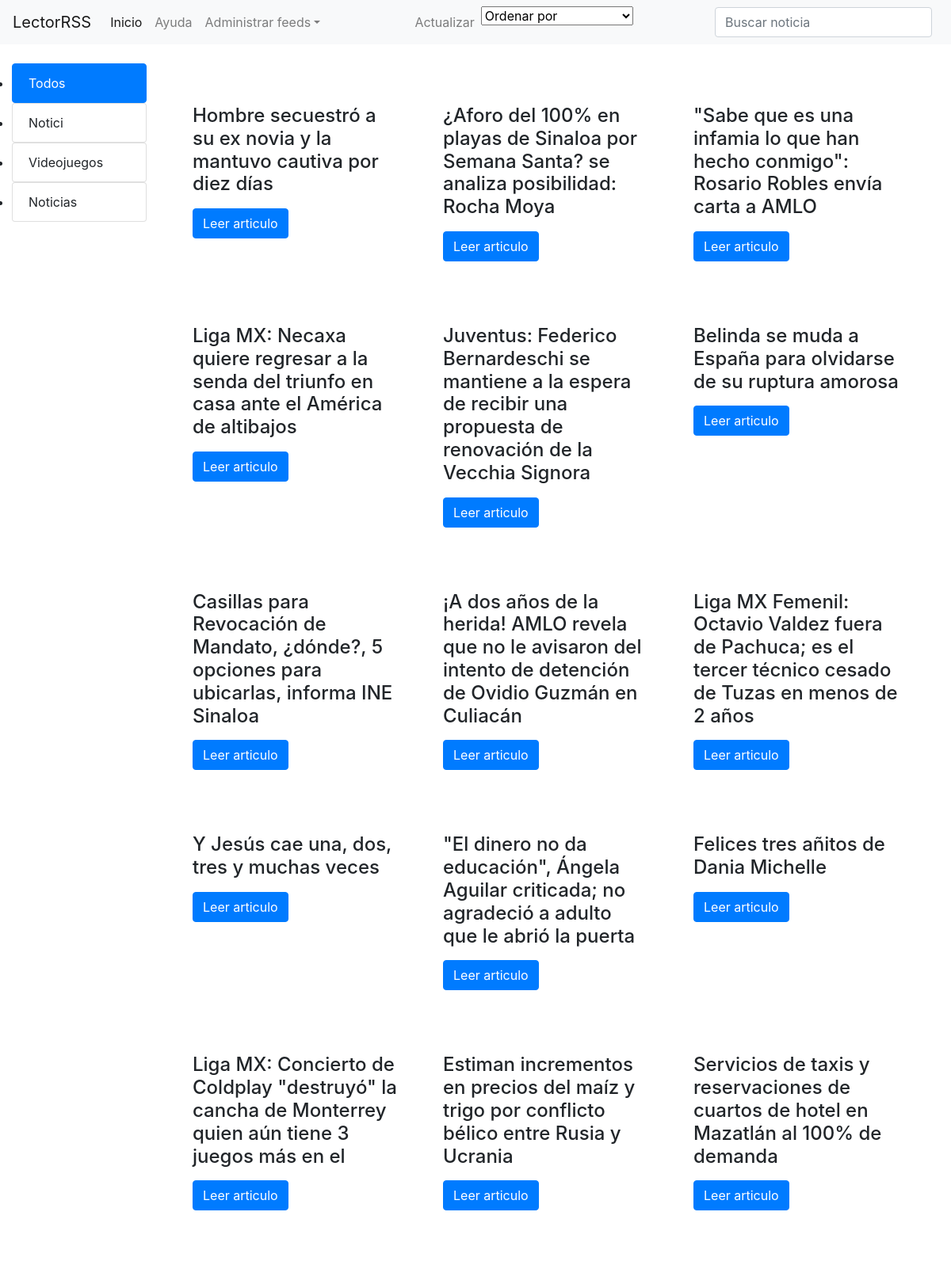
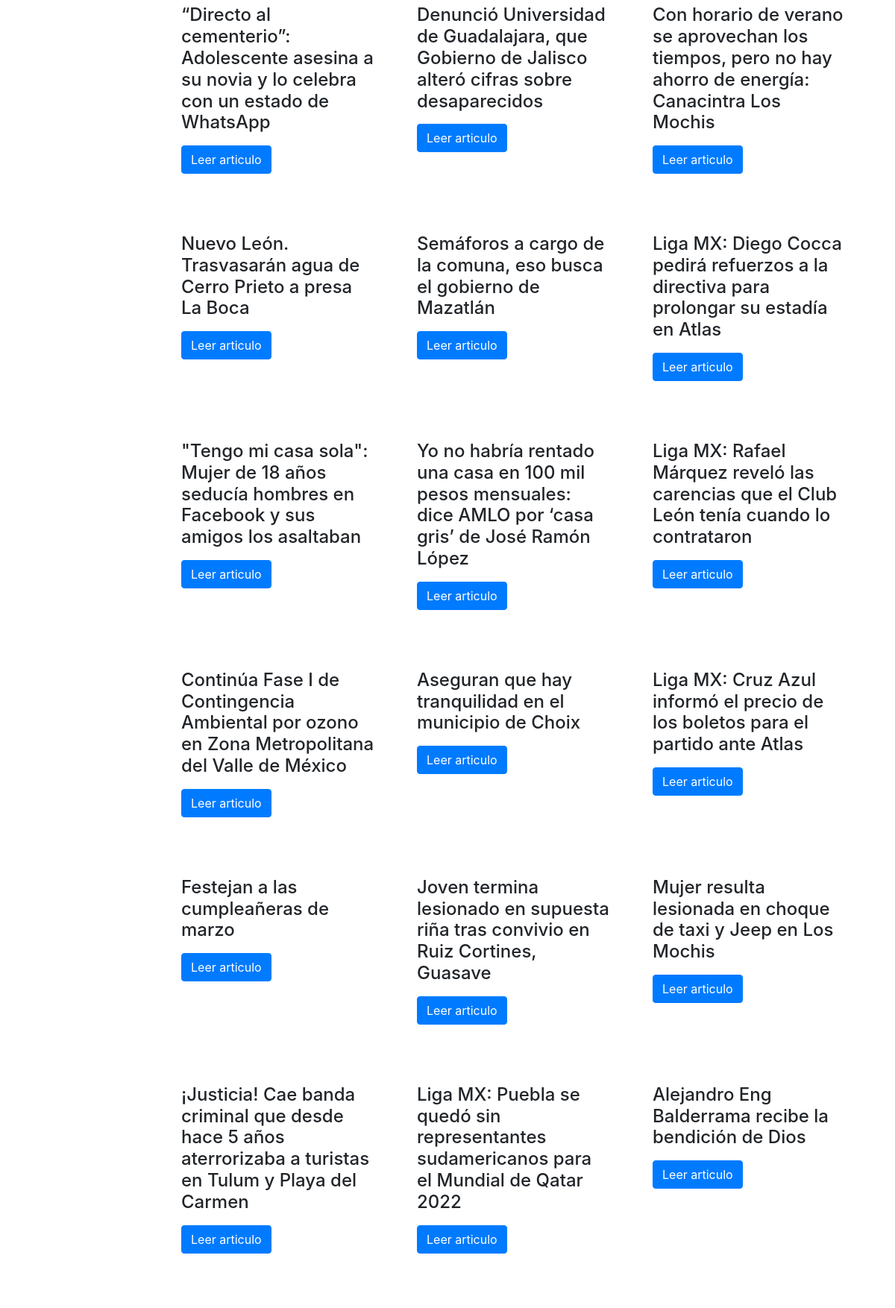
The page / (upper part) on the database its author committed (2 pictures, top to bottom).
### tables this page shows
CREATE TABLE `feeds` (
  `id` int(11) NOT NULL,
  `nombre` varchar(255) NOT NULL,
  `url` varchar(1000) NOT NULL,
  `categoria` varchar(100) NOT NULL,
  `logo` varchar(1000) NOT NULL
);

CREATE TABLE `noticias` (
  `id` int(11) NOT NULL,
  `id_feed` int(11) NOT NULL,
  `titulo` varchar(255) NOT NULL,
  `autor` varchar(255) DEFAULT 'Desconocido',
  `fecha` datetime NOT NULL,
  `contenido` text NOT NULL,
  `imagen` varchar(1000) NOT NULL,
  `link` varchar(1000) NOT NULL
);

### index.php (the view, shortened to what this page needs)
<?php
    include 'config/bd.php';
    $sql = $conexion->prepare("SELECT * FROM noticias");
    $sql->execute();
    $listaNoticias = $sql->fetchAll(PDO::FETCH_ASSOC);
    $sql = $conexion->prepare("SELECT id, categoria FROM feeds");
    $sql->execute();
?>
<!doctype html>
<html lang="es">
<head>
    <link rel="stylesheet" href="https://stackpath.bootstrapcdn.com/bootstrap/4.3.1/css/bootstrap.min.css"
>
</head>
<body>
    <nav class="navbar navbar-expand-sm navbar-light bg-light">
        <a class="navbar-brand" href="#">LectorRSS</a>
        <div class="collapse navbar-collapse" id="collapsibleNavId">
            <ul class="navbar-nav mr-auto mt-2 mt-lg-0">
                <li class="nav-item active">
                    <a class="nav-link" href="index.php">Inicio</a>
                </li>
                <li class="nav-item">
                    <a class="nav-link" href="#">Ayuda</a>
                </li>
                <li class="nav-item dropdown">
                    <a class="nav-link dropdown-toggle" href="administrarFeeds.php" id="dropdownId" data-toggle="dropdown" aria-haspopup="true" aria-expanded="false">Administrar feeds</a>
                </li>
            </ul>
            <ul class="navbar-nav mr-auto mt-2 mt-lg-0">
                <li class="nav-item">
                    <a class="nav-link" id="refreshNews" href="scripts/actualizarNoticias.php">Actualizar</a>
                </li>
                <li class="nav-item">
                    <select id="sortOptions" name="sortOptions" onchange="sortingNews()">
                        <option value=""> Ordenar por</option>
                    </select>
                </li>
            </ul>
            <form class="form-inline my-2 my-lg-0">
                <input class="form-control mr-sm-2" id="searchBar" name="searchBar"type="text" placeholder="Buscar noticia">
            </form>
        </div>
    </nav>
    <br>
    <div class="container-fluid">
        <div class="row">
            <div class="col-md-2">
                <ul class="list-group" id="categories">
                    <li><a class="list-group-item active" href="index.php">Todos</a></li>
                    <?php foreach($sql as $feed){?>
                        <li><a class="list-group-item" id=<?php echo $feed['categoria'];?> onclick="loadCategoryNews(id);">
                                <?php echo $feed['categoria'];?></a>
                        </li>
                    <?php } ?>
                </ul>
            </div>
            <div class="col-md-10 d-flex flex-wrap" id="newsSpace">
                <?php foreach($listaNoticias as $noticia){?>
                <div class="card-news m-2" style="width: 300px">
                    <div class="card-body">
                        <h4 class="card-title"><?php echo $noticia['titulo'];?></h4>
                        <a id="" class="btn btn-primary" href=<?php echo $noticia['link'];?> role="button">Leer articulo</a>
                    </div>
                </div>
                <?php } ?>
            </div>
        </div>
    </div>
</body>
</html>

### rows shown on the page
feeds: categoria "Notici"
feeds: categoria "Videojuegos"
feeds: categoria "Noticias"
noticias: titulo "Hombre secuestró a su ex novia y la mantuvo cautiva por diez días"
noticias: titulo "¿Aforo del 100% en playas de Sinaloa por Semana Santa? se analiza posibilidad: Rocha Moya"
noticias: titulo "\"Sabe que es una infamia lo que han hecho conmigo\": Rosario Robles envía carta a AMLO"
noticias: titulo "Liga MX: Necaxa quiere regresar a la senda del triunfo en casa ante el América de altibajos"
noticias: titulo "Juventus: Federico Bernardeschi se mantiene a la espera de recibir una propuesta de renovación de la Vecchia Signora"
noticias: titulo "Belinda se muda a España para olvidarse de su ruptura amorosa"
noticias: titulo "Casillas para Revocación de Mandato, ¿dónde?, 5 opciones para ubicarlas, informa INE Sinaloa"
noticias: titulo "¡A dos años de la herida! AMLO revela que no le avisaron del intento de detención de Ovidio Guzmán en Culiacán"
noticias: titulo "Liga MX Femenil: Octavio Valdez fuera de Pachuca; es el tercer técnico cesado de Tuzas en menos de 2 años"
noticias: titulo "Y Jesús cae una, dos, tres y muchas veces"
noticias: titulo "\"El dinero no da educación\", Ángela Aguilar criticada; no agradeció a adulto que le abrió la puerta"
noticias: titulo "Felices tres añitos de Dania Michelle"
noticias: titulo "Liga MX: Concierto de Coldplay \"destruyó\" la cancha de Monterrey quien aún tiene 3 juegos más en el"
noticias: titulo "Estiman incrementos en precios del maíz y trigo por conflicto bélico entre Rusia y Ucrania"
noticias: titulo "Servicios de taxis y reservaciones de cuartos de hotel en Mazatlán al 100% de demanda"
noticias: titulo "“Directo al cementerio”: Adolescente asesina a su novia y lo celebra con un estado de WhatsApp"
noticias: titulo "Denunció Universidad de Guadalajara, que Gobierno de Jalisco alteró cifras sobre desaparecidos"
noticias: titulo "Con horario de verano se aprovechan los tiempos, pero no hay ahorro de energía: Canacintra Los Mochis"
noticias: titulo "Nuevo León. Trasvasarán agua de Cerro Prieto a presa La Boca"
noticias: titulo "Semáforos a cargo de la comuna, eso busca el gobierno de Mazatlán"
noticias: titulo "Liga MX: Diego Cocca pedirá refuerzos a la directiva para prolongar su estadía en Atlas"
noticias: titulo "\"Tengo mi casa sola\": Mujer de 18 años seducía hombres en Facebook y sus amigos los asaltaban"
noticias: titulo "Yo no habría rentado una casa en 100 mil pesos mensuales: dice AMLO por ‘casa gris’ de José Ramón López"
noticias: titulo "Liga MX: Rafael Márquez reveló las carencias que el Club León tenía cuando lo contrataron"
noticias: titulo "Continúa Fase I de Contingencia Ambiental por ozono en Zona Metropolitana del Valle de México"
noticias: titulo "Aseguran que hay tranquilidad en el municipio de Choix"
noticias: titulo "Liga MX: Cruz Azul informó el precio de los boletos para el partido ante Atlas"
noticias: titulo "Festejan a las cumpleañeras de marzo"
noticias: titulo "Joven termina lesionado en supuesta riña tras convivio en Ruiz Cortines, Guasave"
noticias: titulo "Mujer resulta lesionada en choque de taxi y Jeep en Los Mochis"
noticias: titulo "¡Justicia! Cae banda criminal que desde hace 5 años aterrorizaba a turistas en Tulum y Playa del Carmen"
noticias: titulo "Liga MX: Puebla se quedó sin representantes sudamericanos para el Mundial de Qatar 2022"
noticias: titulo "Alejandro Eng Balderrama recibe la bendición de Dios"
